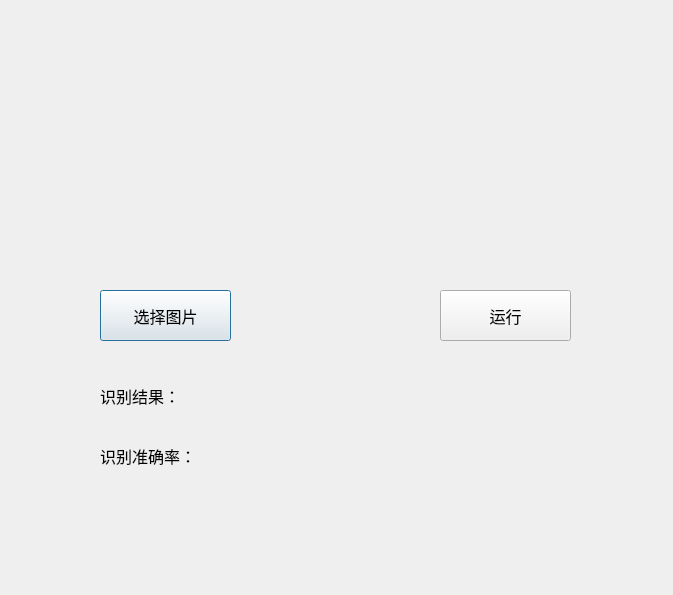
<?xml version="1.0" encoding="UTF-8"?>
<ui version="4.0">
 <class>Dialog</class>
 <widget class="QDialog" name="Dialog">
  <property name="geometry">
   <rect>
    <x>0</x>
    <y>0</y>
    <width>673</width>
    <height>595</height>
   </rect>
  </property>
  <property name="font">
   <font>
    <family>Agency FB</family>
    <pointsize>12</pointsize>
   </font>
  </property>
  <property name="windowTitle">
   <string>Dialog</string>
  </property>
  <widget class="QPushButton" name="selectImage_Btn">
   <property name="geometry">
    <rect>
     <x>100</x>
     <y>290</y>
     <width>131</width>
     <height>51</height>
    </rect>
   </property>
   <property name="font">
    <font>
     <family>Agency FB</family>
     <pointsize>12</pointsize>
    </font>
   </property>
   <property name="text">
    <string>选择图片</string>
   </property>
  </widget>
  <widget class="QPushButton" name="run_Btn">
   <property name="geometry">
    <rect>
     <x>440</x>
     <y>290</y>
     <width>131</width>
     <height>51</height>
    </rect>
   </property>
   <property name="font">
    <font>
     <family>Agency FB</family>
     <pointsize>12</pointsize>
    </font>
   </property>
   <property name="text">
    <string>运行</string>
   </property>
  </widget>
  <widget class="QLabel" name="label">
   <property name="geometry">
    <rect>
     <x>100</x>
     <y>380</y>
     <width>91</width>
     <height>31</height>
    </rect>
   </property>
   <property name="text">
    <string>识别结果：</string>
   </property>
  </widget>
  <widget class="QLabel" name="label_2">
   <property name="geometry">
    <rect>
     <x>100</x>
     <y>440</y>
     <width>121</width>
     <height>31</height>
    </rect>
   </property>
   <property name="text">
    <string>识别准确率：</string>
   </property>
  </widget>
  <widget class="QLabel" name="display_result">
   <property name="geometry">
    <rect>
     <x>240</x>
     <y>390</y>
     <width>221</width>
     <height>16</height>
    </rect>
   </property>
   <property name="text">
    <string/>
   </property>
  </widget>
  <widget class="QLabel" name="disply_acc">
   <property name="geometry">
    <rect>
     <x>240</x>
     <y>450</y>
     <width>191</width>
     <height>16</height>
    </rect>
   </property>
   <property name="text">
    <string/>
   </property>
  </widget>
  <widget class="QWidget" name="gridLayoutWidget">
   <property name="geometry">
    <rect>
     <x>89</x>
     <y>10</y>
     <width>481</width>
     <height>251</height>
    </rect>
   </property>
   <layout class="QGridLayout" name="gridLayout">
    <item row="0" column="0">
     <widget class="QLabel" name="label_image">
      <property name="text">
       <string/>
      </property>
     </widget>
    </item>
   </layout>
  </widget>
 </widget>
 <resources/>
 <connections>
  <connection>
   <sender>selectImage_Btn</sender>
   <signal>clicked()</signal>
   <receiver>Dialog</receiver>
   <slot>accept()</slot>
   <hints>
    <hint type="sourcelabel">
     <x>165</x>
     <y>315</y>
    </hint>
    <hint type="destinationlabel">
     <x>336</x>
     <y>297</y>
    </hint>
   </hints>
  </connection>
  <connection>
   <sender>run_Btn</sender>
   <signal>clicked()</signal>
   <receiver>Dialog</receiver>
   <slot>accept()</slot>
   <hints>
    <hint type="sourcelabel">
     <x>505</x>
     <y>315</y>
    </hint>
    <hint type="destinationlabel">
     <x>336</x>
     <y>297</y>
    </hint>
   </hints>
  </connection>
 </connections>
</ui>
